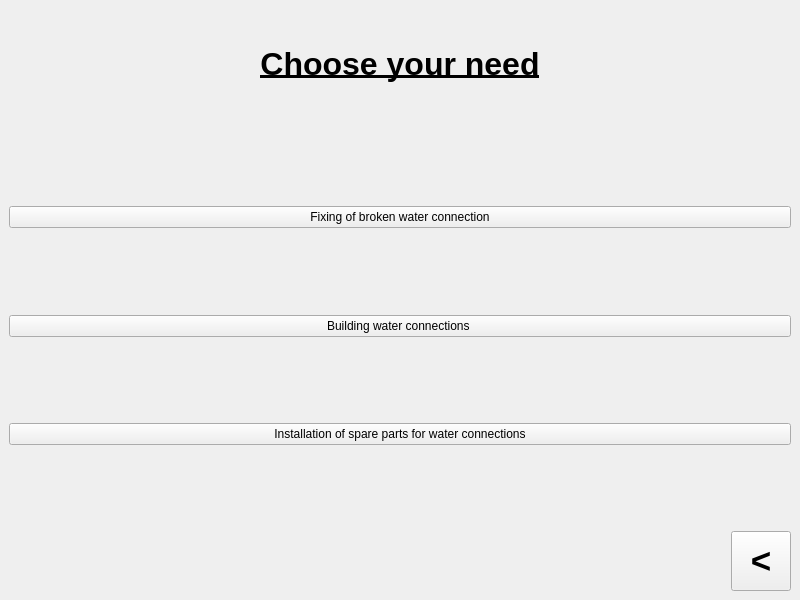
<?xml version="1.0" encoding="UTF-8"?>
<ui version="4.0">
 <class>MainWindow</class>
 <widget class="QMainWindow" name="MainWindow">
  <property name="geometry">
   <rect>
    <x>0</x>
    <y>0</y>
    <width>800</width>
    <height>600</height>
   </rect>
  </property>
  <property name="minimumSize">
   <size>
    <width>800</width>
    <height>600</height>
   </size>
  </property>
  <property name="maximumSize">
   <size>
    <width>800</width>
    <height>600</height>
   </size>
  </property>
  <property name="windowTitle">
   <string>MainWindow</string>
  </property>
  <widget class="QWidget" name="centralwidget">
   <layout class="QGridLayout" name="gridLayout">
    <item row="2" column="1">
     <widget class="QPushButton" name="pushButton_back">
      <property name="minimumSize">
       <size>
        <width>60</width>
        <height>60</height>
       </size>
      </property>
      <property name="maximumSize">
       <size>
        <width>60</width>
        <height>60</height>
       </size>
      </property>
      <property name="font">
       <font>
        <pointsize>26</pointsize>
        <weight>75</weight>
        <bold>true</bold>
       </font>
      </property>
      <property name="text">
       <string>&lt;</string>
      </property>
     </widget>
    </item>
    <item row="1" column="0" colspan="2">
     <layout class="QVBoxLayout" name="verticalLayout">
      <item>
       <spacer name="verticalSpacer_3">
        <property name="orientation">
         <enum>Qt::Vertical</enum>
        </property>
        <property name="sizeHint" stdset="0">
         <size>
          <width>20</width>
          <height>40</height>
         </size>
        </property>
       </spacer>
      </item>
      <item>
       <widget class="QPushButton" name="pushButton_fix">
        <property name="text">
         <string>Fixing of broken water connection</string>
        </property>
       </widget>
      </item>
      <item>
       <spacer name="verticalSpacer">
        <property name="orientation">
         <enum>Qt::Vertical</enum>
        </property>
        <property name="sizeHint" stdset="0">
         <size>
          <width>20</width>
          <height>40</height>
         </size>
        </property>
       </spacer>
      </item>
      <item>
       <widget class="QPushButton" name="pushButton_build">
        <property name="text">
         <string>Building water connections </string>
        </property>
       </widget>
      </item>
      <item>
       <spacer name="verticalSpacer_2">
        <property name="orientation">
         <enum>Qt::Vertical</enum>
        </property>
        <property name="sizeHint" stdset="0">
         <size>
          <width>20</width>
          <height>40</height>
         </size>
        </property>
       </spacer>
      </item>
      <item>
       <widget class="QPushButton" name="pushButton_install_sparewater">
        <property name="text">
         <string>Installation of spare parts for water connections</string>
        </property>
       </widget>
      </item>
      <item>
       <spacer name="verticalSpacer_4">
        <property name="orientation">
         <enum>Qt::Vertical</enum>
        </property>
        <property name="sizeHint" stdset="0">
         <size>
          <width>20</width>
          <height>40</height>
         </size>
        </property>
       </spacer>
      </item>
     </layout>
    </item>
    <item row="0" column="0" colspan="2">
     <widget class="QLabel" name="label">
      <property name="minimumSize">
       <size>
        <width>0</width>
        <height>111</height>
       </size>
      </property>
      <property name="maximumSize">
       <size>
        <width>16777215</width>
        <height>111</height>
       </size>
      </property>
      <property name="text">
       <string>&lt;html&gt;&lt;head/&gt;&lt;body&gt;&lt;p align=&quot;center&quot;&gt;&lt;span style=&quot; font-size:24pt; font-weight:600; text-decoration: underline;&quot;&gt;Choose your need&lt;/span&gt;&lt;/p&gt;&lt;/body&gt;&lt;/html&gt;</string>
      </property>
     </widget>
    </item>
    <item row="2" column="0">
     <spacer name="horizontalSpacer">
      <property name="orientation">
       <enum>Qt::Horizontal</enum>
      </property>
      <property name="sizeHint" stdset="0">
       <size>
        <width>40</width>
        <height>20</height>
       </size>
      </property>
     </spacer>
    </item>
   </layout>
  </widget>
 </widget>
 <tabstops>
  <tabstop>pushButton_fix</tabstop>
  <tabstop>pushButton_build</tabstop>
  <tabstop>pushButton_install_sparewater</tabstop>
  <tabstop>pushButton_back</tabstop>
 </tabstops>
 <resources/>
 <connections/>
</ui>
